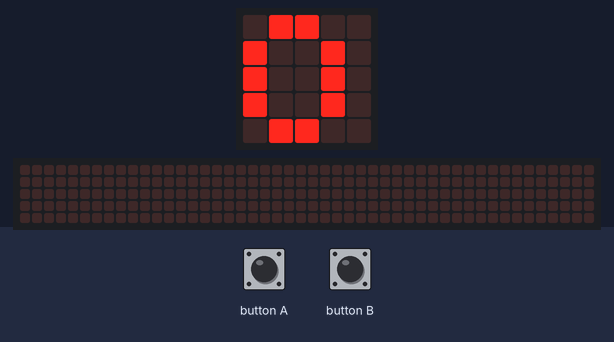
The program below on a simulated BBC micro:bit (MakeCode). Parts: the board's 5×5 LED display, a strip that is not on the board, showing the scrolling text unrolled. The inputs (shaded band) are chosen by the test bench. The 48×5 strip is a reading aid, not a part: it shows the text the display is scrolling, unrolled, one strip-width of it at a time.

Above: at 5.0 s.
5.1 s: button A pressed for 0.15 s
At 5.17 s:
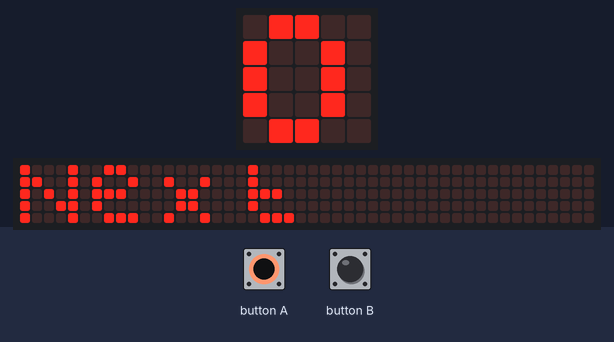
8.8 s: button B pressed for 3.2 s
At 12.9 s:
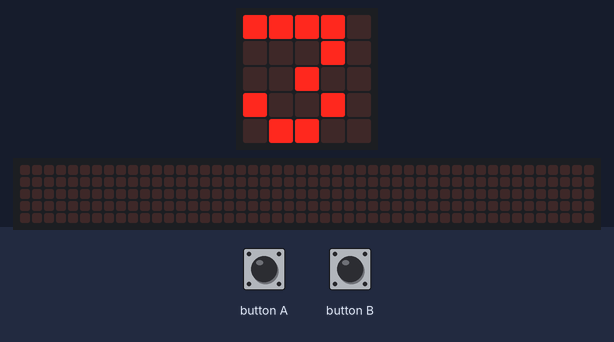
13.5 s: button B pressed for 0.15 s
At 14.5 s:
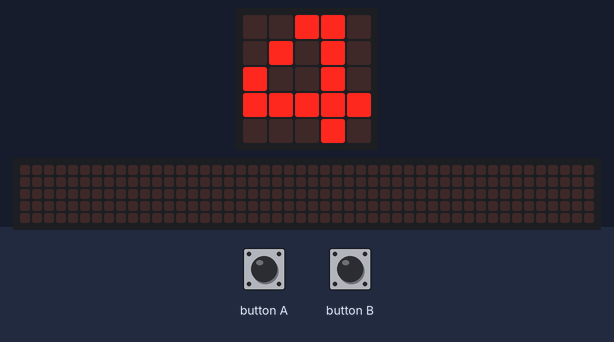
15.1 s: button A driven LOW and button B driven LOW
At 17.9 s:
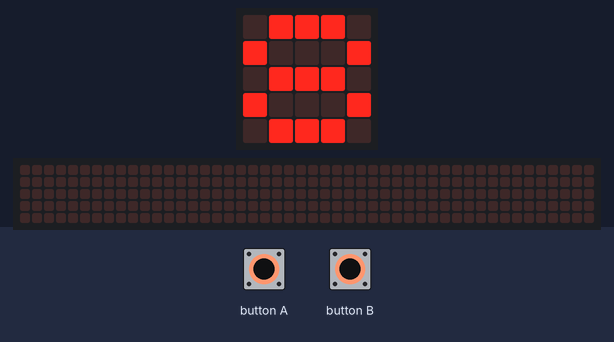
18.1 s: button B released
19.6 s: button B held down
At 22.82 s:
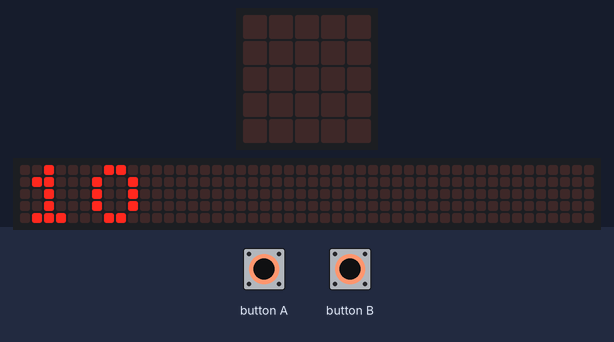
Timing chart, 0 to 23.3 s (numbered marks = the images above; inputs shaded):
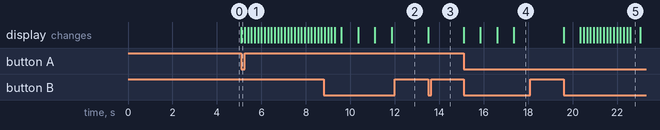

The program:

main.ts
```typescript
let nowtimelod = 0
let alarmtime = 1
let 無限 = 0
let alarm = 0
let nowtime = 0
basic.showNumber(nowtime)
while (!(input.buttonIsPressed(Button.A))) {
    if (input.buttonIsPressed(Button.B)) {
        nowtimelod = 0
        nowtime += 1
        nowtimelod = nowtime
        basic.showNumber(nowtime)
    }
}
basic.showString("Next")
basic.showNumber(alarm)
while (無限 == 0) {
    if (input.buttonIsPressed(Button.B)) {
        if (nowtimelod == 24) {
            alarm = 0
            alarm += 1
            basic.showNumber(alarm)
        } else {
            alarm += 1
            basic.showNumber(alarm)
        }
    }
}
basic.forever(function () {
    if (nowtimelod == 24) {
        nowtimelod = 0
    } else {
        basic.pause(3600000)
        nowtimelod += 1
    }
})
basic.forever(function () {
    if (alarm - nowtimelod < 1) {
        alarmtime = alarm - nowtimelod + 24
    } else {
        alarmtime = alarm - nowtimelod
    }
})
loops.everyInterval(alarmtime * 3600000, function () {
    while (false) {
        basic.showString("吃藥了！")
    }
})
```

test.ts
```typescript
// 在這裡測試；當此封包作為擴充功能時，將不會編譯此內容。
```

Measured:
- after the input at 5.1 s, the display: changes at once (image 1)
- after the input at 13.5 s, the display: changes at once (image 3)
- after the input at 15.1 s, the display: first changes at once (image 4 shows a later state)
- after the input at 18.1 s, every drawn part: stays the same
- after the input at 19.6 s, the display: first changes at once (image 5 shows a later state)
- what the display in image 5 shows lasts 0.5 s, from 22.6 s to 23.1 s
